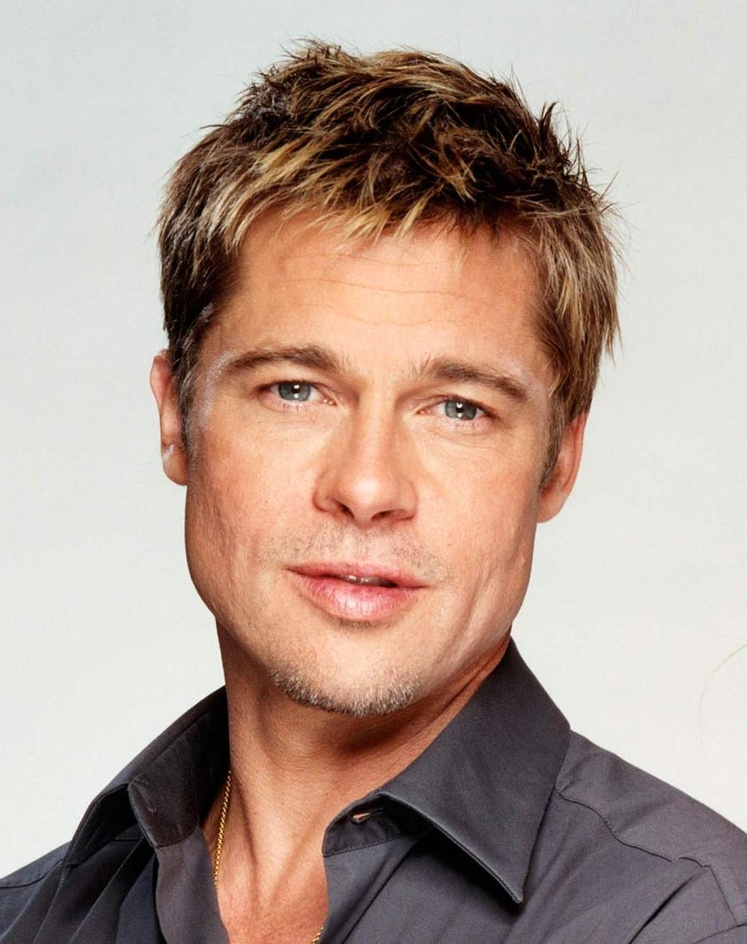
#> input picture images/content/brad_pitt.jpg, 747 x 944 px, shrunk from 1054 x 1331 before the run
$ python custom_edge.py --imagepath ../images/content/brad_pitt.jpg
#> lines starting #> are read from the running program, lines starting #| are printed output that depends on the picture
import argparse
import numpy as np
# from scipy.signal import convolve2d
import matplotlib.pyplot as plt
import matplotlib.image as mpimg
from datetime import datetime


parser = argparse.ArgumentParser()
parser.add_argument("-ip", "--imagepath", help="Input image path")

args = parser.parse_args()


# [11 lines of commented-out code are left out]
def convolve2d(X, W):
	n1, n2 = X.shape
	m1, m2 = W.shape
	Y = np.zeros((n1 + m1 - 1, n2 + m2 - 1))
	for i in range(m1):
		for j in range(m2):
			Y[i: i+n1, j: j+n2] += W[i, j] * X
	return Y


# load the input image
img = mpimg.imread(args.imagepath)
#> img is the input picture: shape (944, 747, 3); mean R, G, B 178.8, 157.8, 146.5

# make it B&W
bw = img.mean(axis=2)
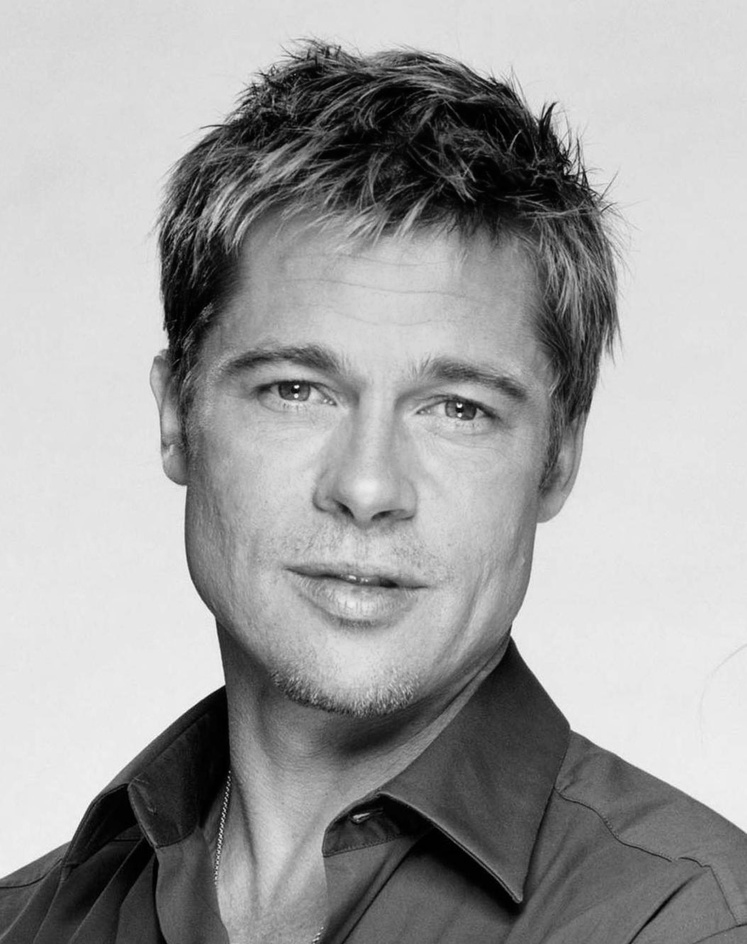
#> bw: shape (944, 747) float64; min 0, max 251.7, mean 161

# Sobel operator - approximate gradient in X dir
Hx = np.array([
    [-1, 0, 1],
    [-2, 0, 2],
    [-1, 0, 1],
], dtype=np.float32)

# Sobel operator - approximate gradient in Y dir
Hy = np.array([
    [-1, -2, -1],
    [0, 0, 0],
    [1, 2, 1],
], dtype=np.float32)

t0 = datetime.now()
Gx = convolve2d(bw, Hx)
#> after the loop in convolve2d, `for i in range(m1):`:
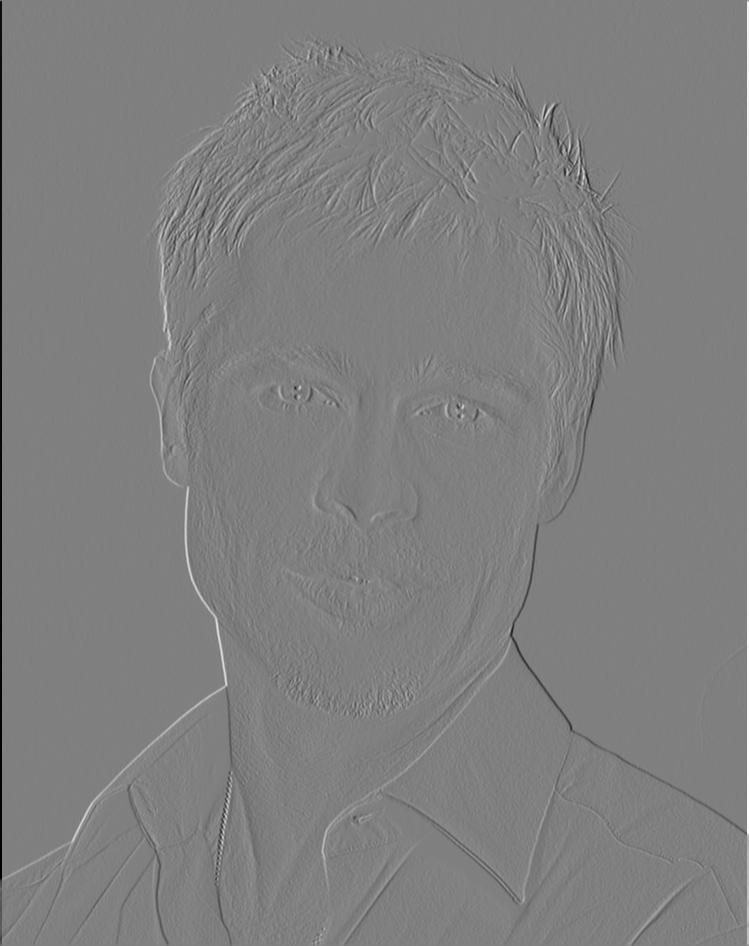
#> Y: shape (946, 749) float64; min -963, max 957.3, mean 0; drawn with min black and max white
print('\nElapsed time:', (datetime.now() - t0))
plt.imshow(Gx, cmap='gray')
plt.show()

t0 = datetime.now()
Gy = convolve2d(bw, Hy)
#> after the loop in convolve2d (call 2), `for i in range(m1):`:
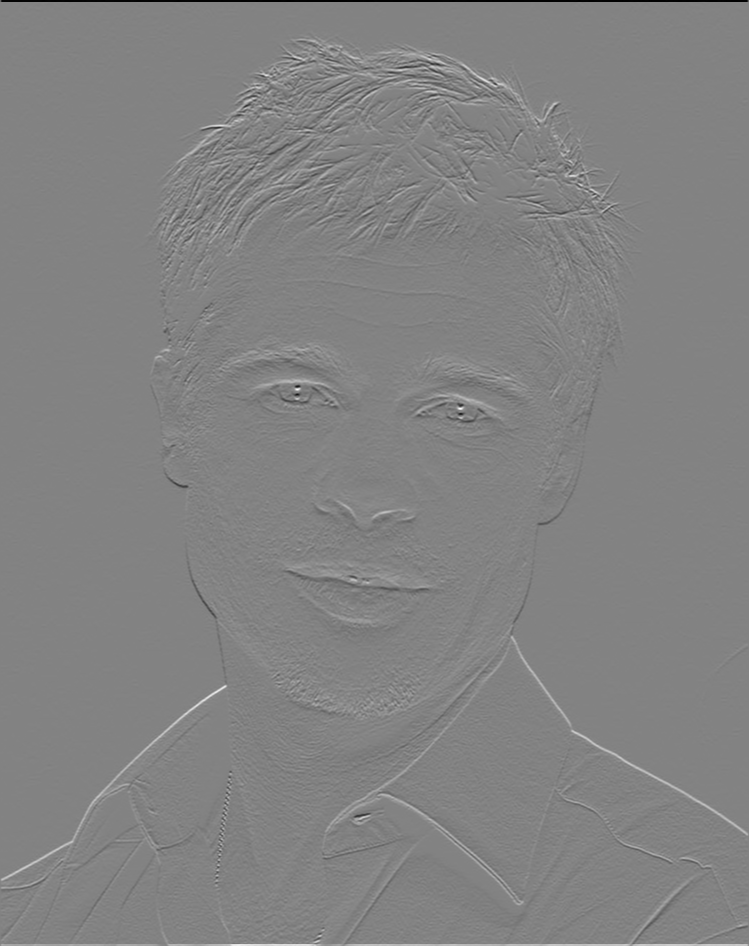
#> Y: shape (946, 749) float64; min -898, max 853, mean 0; drawn with min black and max white
print('\nElapsed time:', (datetime.now() - t0))
plt.imshow(Gy, cmap='gray')
plt.show()

# Gradient magnitude
G = np.sqrt(Gx*Gx + Gy*Gy)
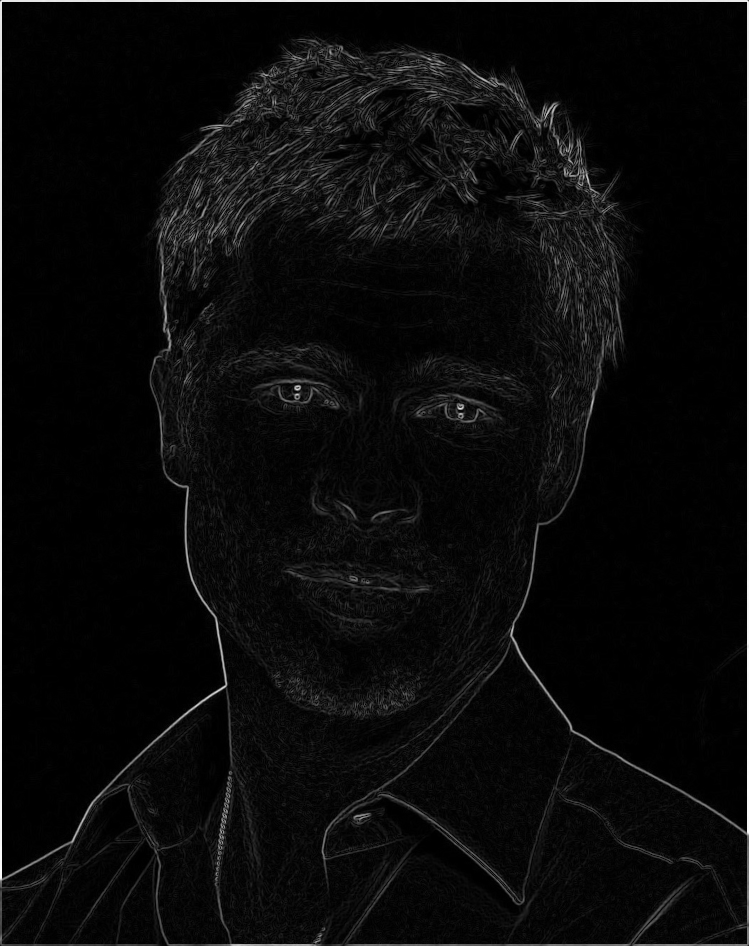
#> G: shape (946, 749) float64; min 0, max 963, mean 42.9; drawn with min black and max white
plt.imshow(G, cmap='gray')
plt.show()

# The gradient's direction
theta = np.arctan2(Gy, Gx)
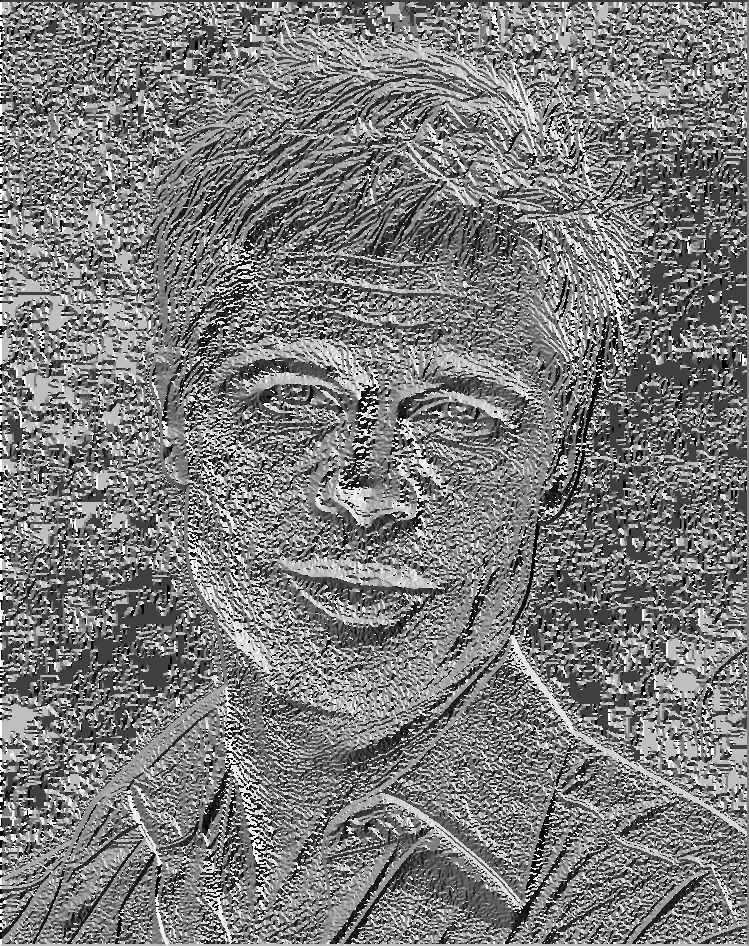
#> theta: shape (946, 749) float64; min -3.14, max 3.14, mean -0.0957; drawn with min black and max white
plt.imshow(theta, cmap='gray')
plt.show()

$ run again, on images/content/karya.jpg
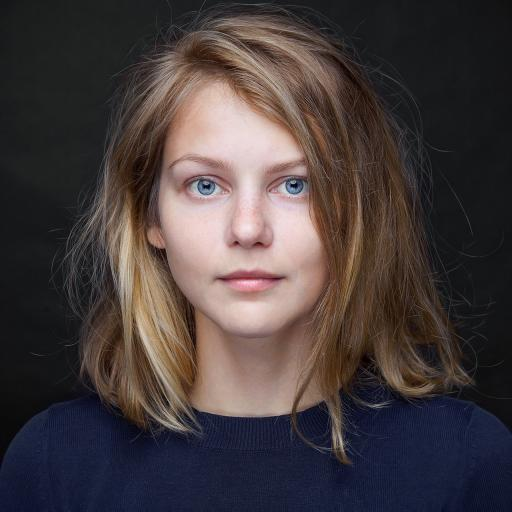
#> input picture images/content/karya.jpg, 512 x 512 px
#> img is the input picture: shape (512, 512, 3); mean R, G, B 70.1, 60.5, 60.9
#> after the loop in convolve2d (call 2), `for i in range(m1):`:
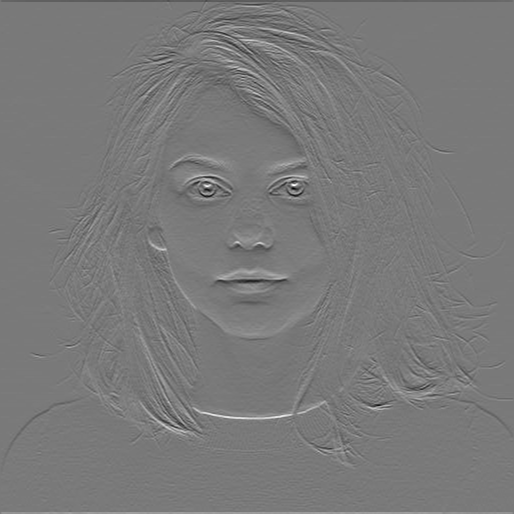
#> Y: shape (514, 514) float64; min -525.3, max 573.3, mean 0; drawn with min black and max white
#> `theta = np.arctan2(Gy, Gx)`:
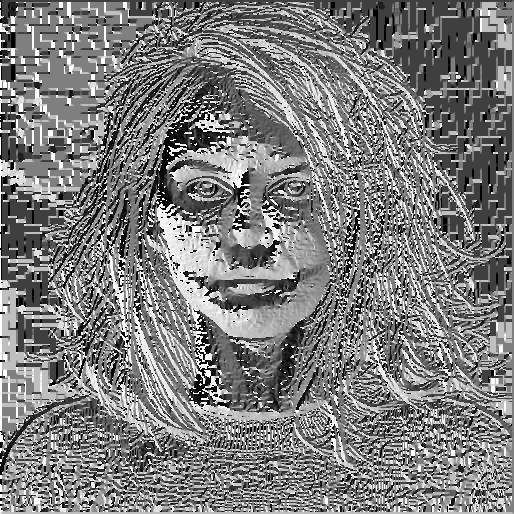
#> theta: shape (514, 514) float64; min -3.14, max 3.14, mean -0.0616; drawn with min black and max white

$ run again, on images/content/lance.jpg
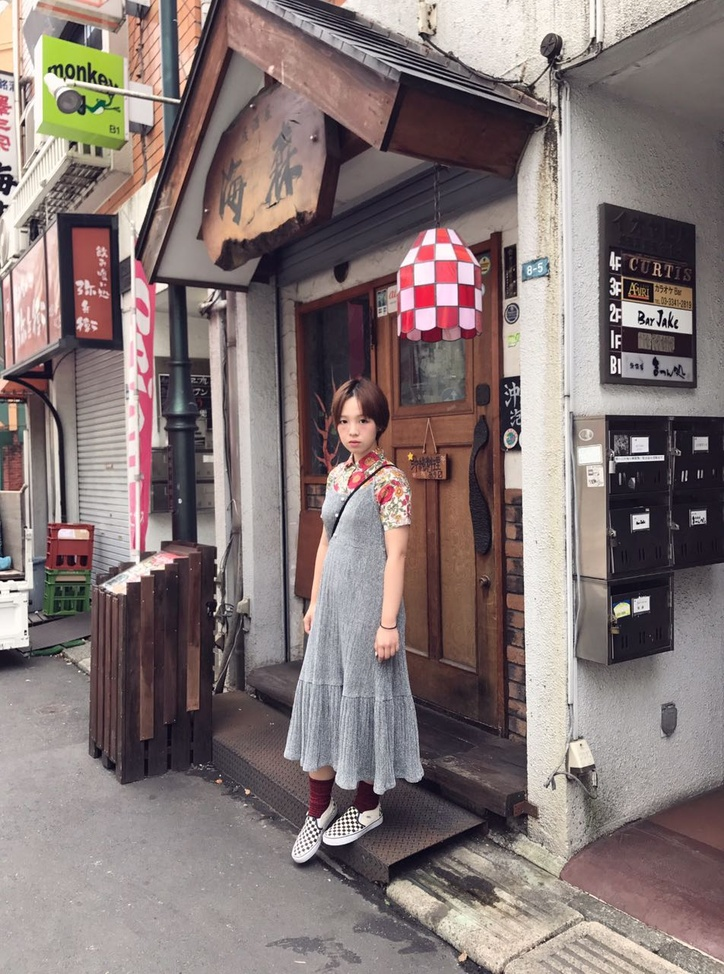
#> input picture images/content/lance.jpg, 724 x 974 px, shrunk from 952 x 1280 before the run
#> img is the input picture: shape (974, 724, 3); mean R, G, B 133.4, 119.6, 118.4
#> after the loop in convolve2d (call 2), `for i in range(m1):`:
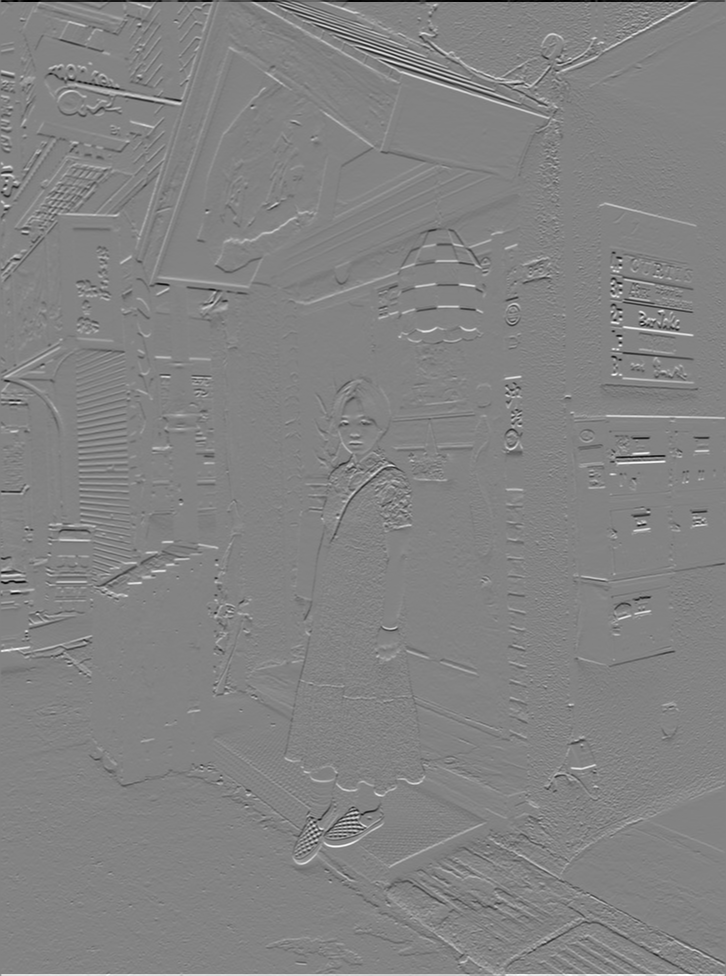
#> Y: shape (976, 726) float64; min -1002.7, max 943.7, mean 0; drawn with min black and max white
#> `theta = np.arctan2(Gy, Gx)`:
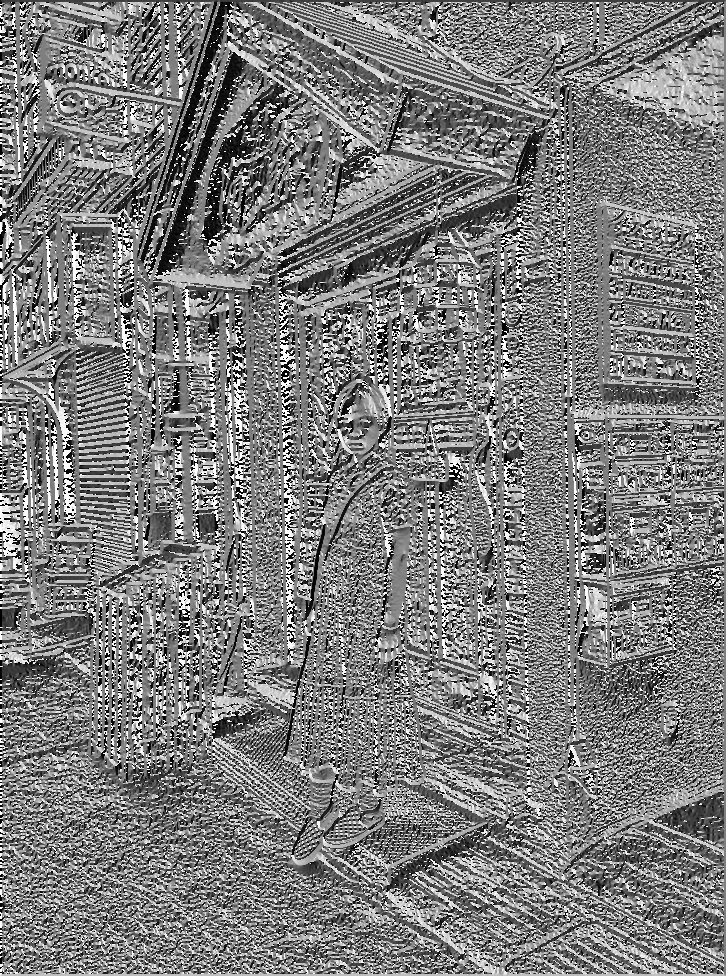
#> theta: shape (976, 726) float64; min -3.14, max 3.14, mean -0.0722; drawn with min black and max white
